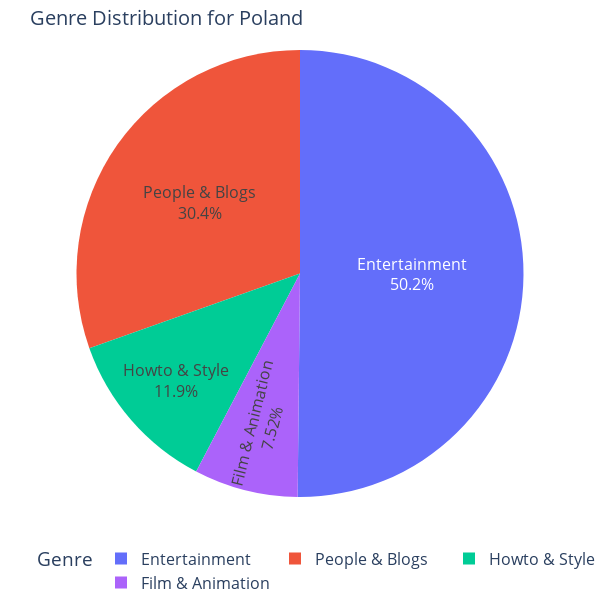
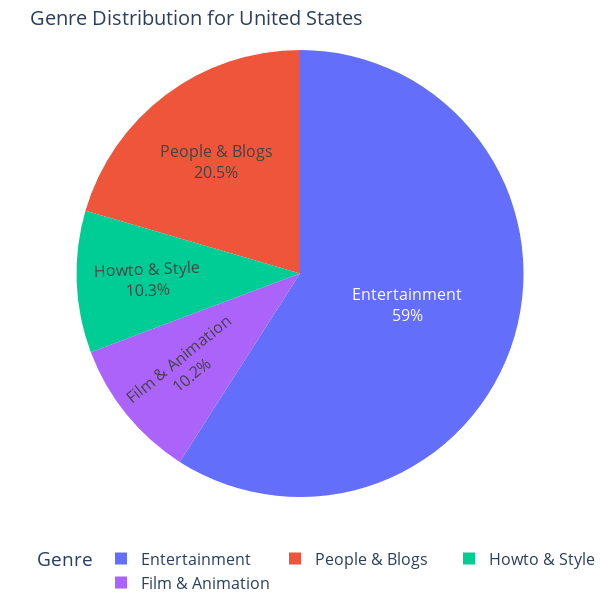

The notebook cell saved with these charts, in order:
### Code cell
genre_distribution_country = genre_distribution(df[df["country"] == 'poland'])
plot_genre_distribution(genre_distribution_country, "Poland")
genre_distribution_country = genre_distribution(df[df["country"] == 'united-states'])
plot_genre_distribution(genre_distribution_country, "United States")

### Figure 1 — Plotly figure (JSON) as saved in the notebook; plotly's stock layout.template omitted (floating-point values rounded to 4 significant figures)
{"data": [{"labels": ["Entertainment", "People & Blogs", "Howto & Style", "Film & Animation"], "textinfo": "percent+label", "textposition": "inside", "type": "pie", "values": [0.5017, 0.3042, 0.1189, 0.07521]}], "layout": {"font": {"size": 16}, "height": 600, "legend": {"orientation": "h", "title": {"text": "Genre"}, "x": 1, "xanchor": "right"}, "margin": {"b": 0, "l": 0, "r": 0, "t": 50}, "showlegend": true, "title": {"font": {"size": 20}, "text": "Genre Distribution for Poland"}, "width": 600}}

### Figure 2 — Plotly figure (JSON) as saved in the notebook; plotly's stock layout.template omitted (floating-point values rounded to 4 significant figures)
{"data": [{"labels": ["Entertainment", "People & Blogs", "Howto & Style", "Film & Animation"], "textinfo": "percent+label", "textposition": "inside", "type": "pie", "values": [0.5904, 0.2048, 0.1025, 0.1023]}], "layout": {"font": {"size": 16}, "height": 600, "legend": {"orientation": "h", "title": {"text": "Genre"}, "x": 1, "xanchor": "right"}, "margin": {"b": 0, "l": 0, "r": 0, "t": 50}, "showlegend": true, "title": {"font": {"size": 20}, "text": "Genre Distribution for United States"}, "width": 600}}
